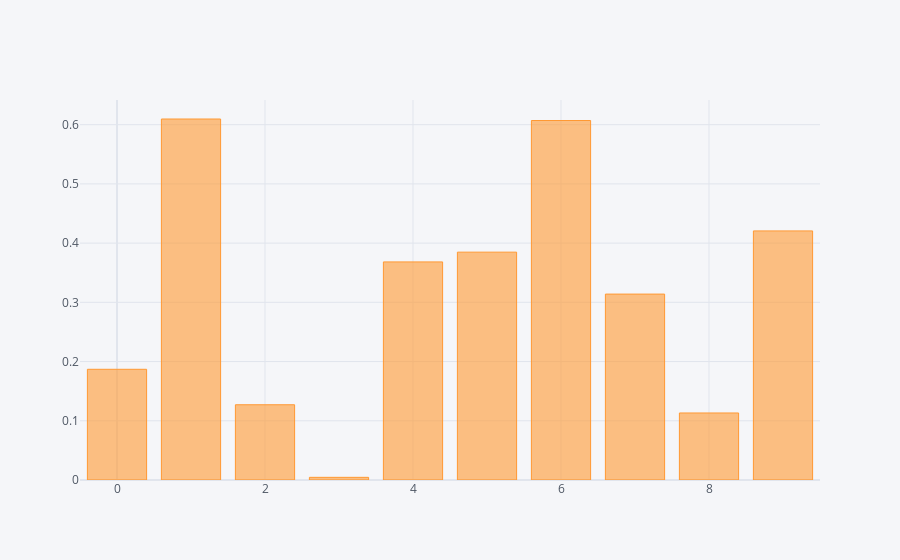

The notebook cell saved with this chart:
### Markdown cell above
### A컬럼만 보기

### Code cell
df['A'].iplot(kind='bar')

### Figure 1 — Plotly figure (JSON) as saved in the notebook; plotly's stock layout.template omitted (floating-point values rounded to 4 significant figures)
{"data": [{"marker": {"color": "rgba(255, 153, 51, 0.6)", "line": {"color": "rgba(255, 153, 51, 1.0)", "width": 1}}, "name": "A", "orientation": "v", "text": "", "type": "bar", "x": [0, 1, 2, 3, 4, 5, 6, 7, 8, 9], "y": [0.1869, 0.6096, 0.1271, 0.004488, 0.3683, 0.3848, 0.607, 0.3139, 0.1132, 0.4206]}], "layout": {"legend": {"bgcolor": "#F5F6F9", "font": {"color": "#4D5663"}}, "paper_bgcolor": "#F5F6F9", "plot_bgcolor": "#F5F6F9", "title": {"font": {"color": "#4D5663"}}, "xaxis": {"gridcolor": "#E1E5ED", "showgrid": true, "tickfont": {"color": "#4D5663"}, "title": {"font": {"color": "#4D5663"}, "text": ""}, "zerolinecolor": "#E1E5ED"}, "yaxis": {"gridcolor": "#E1E5ED", "showgrid": true, "tickfont": {"color": "#4D5663"}, "title": {"font": {"color": "#4D5663"}, "text": ""}, "zerolinecolor": "#E1E5ED"}}}
